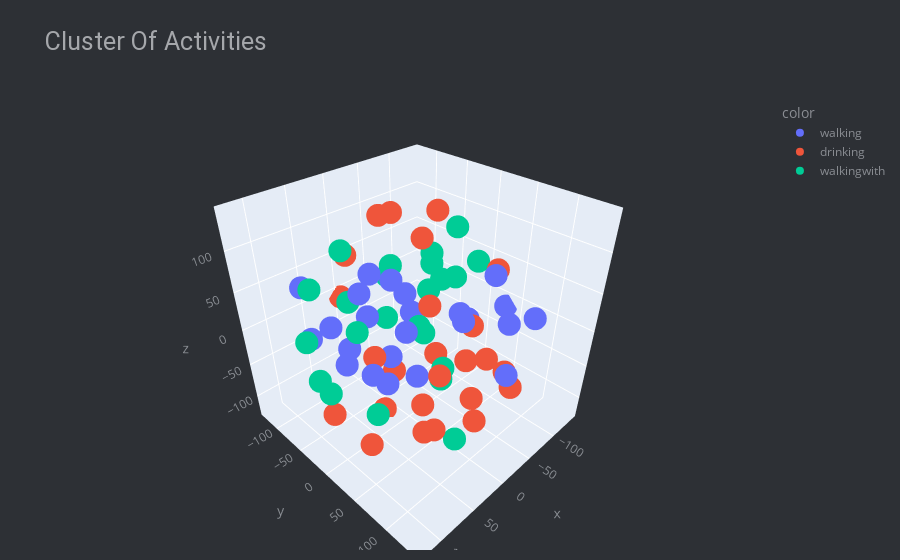

Notebook code for this chart:
### Markdown cell above
```
And here we do the same but then to go to 3d space
```

### Code cell
# t-sne (3D)
x_for_tsne = df_train.drop(['subject', 'Activity'], axis=1)

tsne = TSNE(random_state = 42, n_components=3, verbose=1, perplexity=45, n_iter=1000).fit_transform(x_for_tsne)
fig = px.scatter_3d(
    x =tsne[:, 0],
    y = tsne[:, 1],
    z = tsne[:, 2],
    color=df_train['Activity']
)
fig.update_layout(
    title="Cluster Of Activities",
    title_font=dict(size=25, color='#a5a7ab', family='roboto'),
    font=dict(color='#8a8d93'),
    plot_bgcolor='#2d3035', paper_bgcolor='#2d3035',
    margin=dict(t=100, b=10, l=70, r=40), 
    )
fig.show()

### Figure 1 — Plotly figure (JSON) as saved in the notebook; plotly's stock layout.template omitted (floating-point values rounded to 4 significant figures)
{"data": [{"hovertemplate": "color=walking<br>x=%{x}<br>y=%{y}<br>z=%{z}<extra></extra>", "legendgroup": "walking", "marker": {"color": "#636efa", "symbol": "circle"}, "mode": "markers", "name": "walking", "scene": "scene", "showlegend": true, "type": "scatter3d", "x": [58.84, 7.991, -13.27, 100.9, 45.7, 104.2, 41.24, 11.4, 5.226, 10.96, -82.07, 0.9528, 61.06, -41.53, -95.9, -40.26, -1.434, 7.749, 89.66, -70.25, -140.0, -123.7, 46.88, 67.93], "y": [-118.1, 3.251, -42.1, 57.21, -8.105, 2.019, 39.58, -99.19, -65.91, 24.33, 5.501, 79.24, -106.9, 82.39, 68.52, -36.86, -33.2, 140.1, 30.25, 116.1, 31.0, -15.06, -58.25, 39.23], "z": [32.69, 55.93, 44.52, 31.8, 90.25, 59.51, 41.18, -72.3, -8.478, -43.82, -11.38, 53.79, -34.42, 90.0, -3.015, -9.427, -54.86, 25.38, 103.5, 40.68, -15.45, -49.42, -54.58, -10.54]}, {"hovertemplate": "color=drinking<br>x=%{x}<br>y=%{y}<br>z=%{z}<extra></extra>", "legendgroup": "drinking", "marker": {"color": "#EF553B", "symbol": "circle"}, "mode": "markers", "name": "drinking", "scene": "scene", "showlegend": true, "type": "scatter3d", "x": [65.68, 0.3677, 9.935, -38.16, 82.21, -97.94, -41.68, -49.3, -5.656, -31.03, -53.04, 18.49, -1.392, 51.61, -2.365, -62.72, 101.1, -45.99, -27.47, 40.24, 46.18, 57.29, -30.85, -93.09, -41.46], "y": [102.8, -43.79, 108.8, 54.0, -42.91, 44.31, 57.25, 57.19, -115.4, 111.9, -83.67, -25.39, -126.3, 81.33, 20.47, 101.6, 48.48, -0.1898, -57.14, -13.51, 70.18, 100.6, 11.99, 42.81, -20.26], "z": [-32.24, 127.4, -55.39, -32.4, -101.2, 58.8, 16.27, -95.98, 51.69, -10.35, 101.8, -123.4, -10.08, 96.64, -99.92, -58.52, -67.84, -56.3, -106.6, -21.34, -74.0, 30.91, 140.6, -67.72, 95.17]}, {"hovertemplate": "color=walkingwith<br>x=%{x}<br>y=%{y}<br>z=%{z}<extra></extra>", "legendgroup": "walkingwith", "marker": {"color": "#00cc96", "symbol": "circle"}, "mode": "markers", "name": "walkingwith", "scene": "scene", "showlegend": true, "type": "scatter3d", "x": [57.83, 98.87, 95.41, -10.06, -128.5, -49.36, 5.81, -43.26, -41.67, 1.853, -63.45, 85.41, 14.77, -97.53, 122.8, 63.47, -97.31, 29.32, -63.57, 38.61, -72.5, -98.74, -80.56], "y": [8.188, -19.77, -60.64, 6.238, -8.253, -82.83, 39.71, -87.0, 29.85, 76.68, -6.116, -58.04, 66.38, -63.09, 0.5783, -11.43, -57.85, -75.74, -9.931, -57.05, -116.6, -19.01, -54.91], "z": [-82.82, -42.49, 3.547, 5.989, 37.71, 33.49, 105.6, -43.22, 66.71, -113.5, -112.4, 67.48, -5.043, -13.95, 2.951, 26.12, 42.2, 85.21, 38.41, 31.5, -4.646, 89.92, -71.01]}], "layout": {"font": {"color": "#8a8d93"}, "legend": {"title": {"text": "color"}, "tracegroupgap": 0}, "margin": {"b": 10, "l": 70, "r": 40, "t": 100}, "paper_bgcolor": "#2d3035", "plot_bgcolor": "#2d3035", "scene": {"domain": {"x": [0, 1], "y": [0, 1]}, "xaxis": {"title": {"text": "x"}}, "yaxis": {"title": {"text": "y"}}, "zaxis": {"title": {"text": "z"}}}, "title": {"font": {"color": "#a5a7ab", "family": "roboto", "size": 25}, "text": "Cluster Of Activities"}}}
